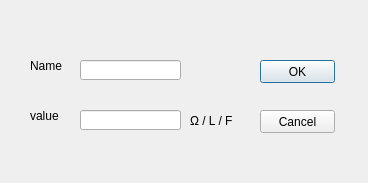
<?xml version="1.0" encoding="UTF-8"?>
<ui version="4.0">
 <class>Setpcdialog</class>
 <widget class="QDialog" name="Setpcdialog">
  <property name="geometry">
   <rect>
    <x>0</x>
    <y>0</y>
    <width>368</width>
    <height>183</height>
   </rect>
  </property>
  <property name="windowTitle">
   <string>Dialog</string>
  </property>
  <widget class="QPushButton" name="pushButton_ok">
   <property name="geometry">
    <rect>
     <x>260</x>
     <y>60</y>
     <width>75</width>
     <height>23</height>
    </rect>
   </property>
   <property name="text">
    <string>OK</string>
   </property>
  </widget>
  <widget class="QLineEdit" name="lineEdit_name">
   <property name="geometry">
    <rect>
     <x>80</x>
     <y>60</y>
     <width>101</width>
     <height>20</height>
    </rect>
   </property>
  </widget>
  <widget class="QLineEdit" name="lineEdit_value">
   <property name="geometry">
    <rect>
     <x>80</x>
     <y>110</y>
     <width>101</width>
     <height>20</height>
    </rect>
   </property>
  </widget>
  <widget class="QLabel" name="label_name">
   <property name="geometry">
    <rect>
     <x>30</x>
     <y>60</y>
     <width>47</width>
     <height>12</height>
    </rect>
   </property>
   <property name="text">
    <string>Name</string>
   </property>
  </widget>
  <widget class="QLabel" name="label_value">
   <property name="geometry">
    <rect>
     <x>30</x>
     <y>110</y>
     <width>47</width>
     <height>12</height>
    </rect>
   </property>
   <property name="text">
    <string>value</string>
   </property>
  </widget>
  <widget class="QPushButton" name="pushButton_cancel">
   <property name="geometry">
    <rect>
     <x>260</x>
     <y>110</y>
     <width>75</width>
     <height>23</height>
    </rect>
   </property>
   <property name="text">
    <string>Cancel</string>
   </property>
  </widget>
  <widget class="QLabel" name="label_value_2">
   <property name="geometry">
    <rect>
     <x>190</x>
     <y>110</y>
     <width>47</width>
     <height>21</height>
    </rect>
   </property>
   <property name="text">
    <string>Ω / L / F</string>
   </property>
  </widget>
 </widget>
 <resources/>
 <connections/>
</ui>
